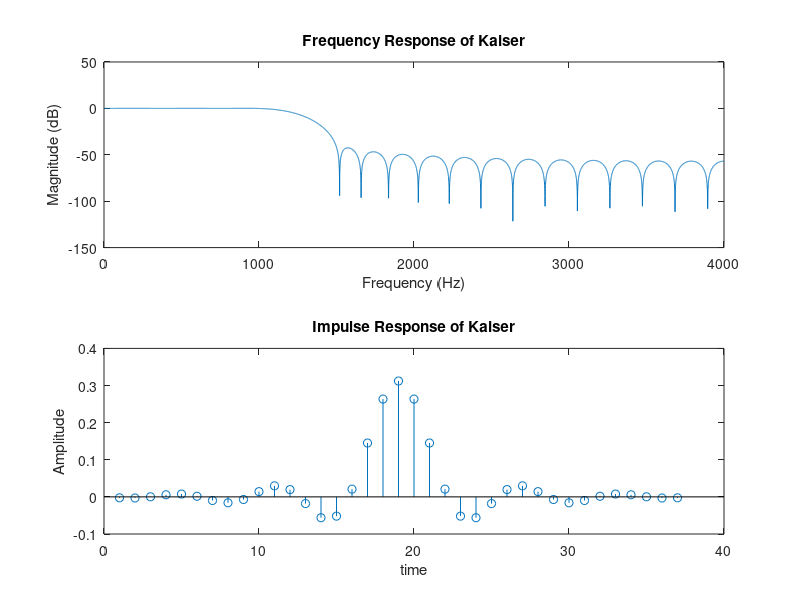
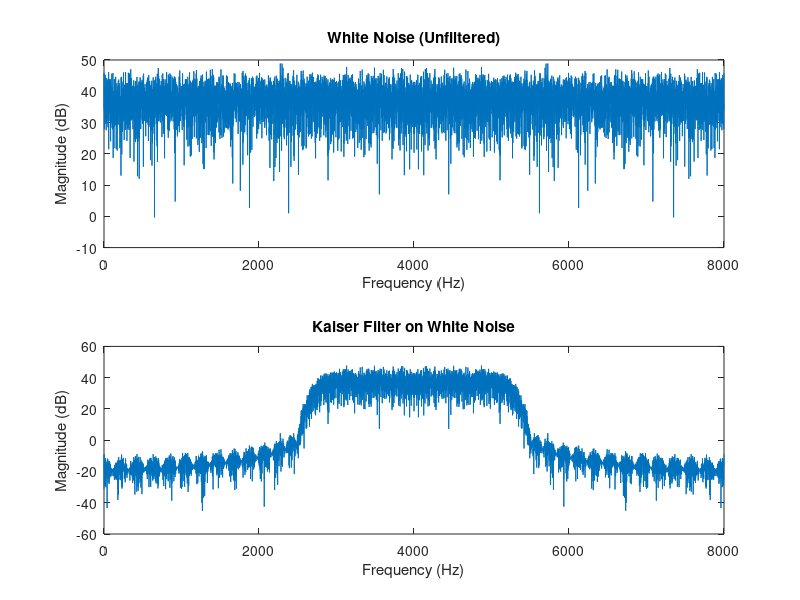
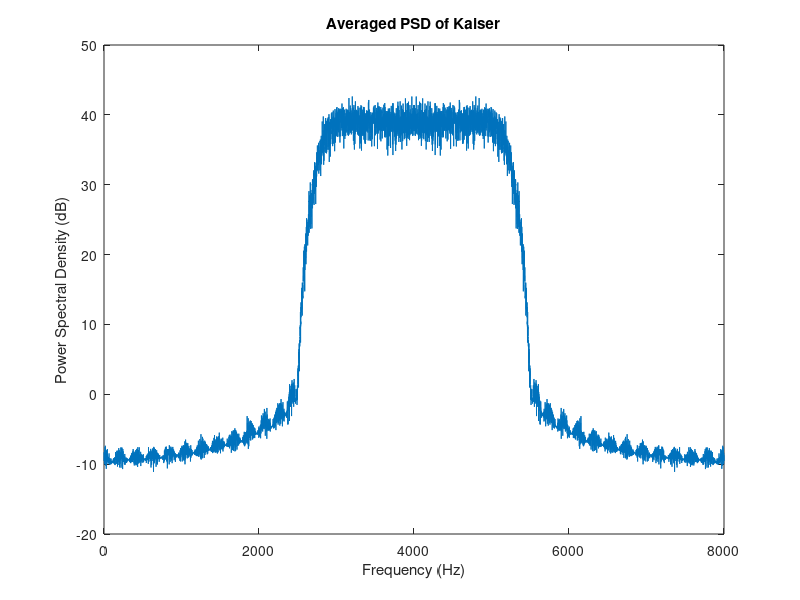
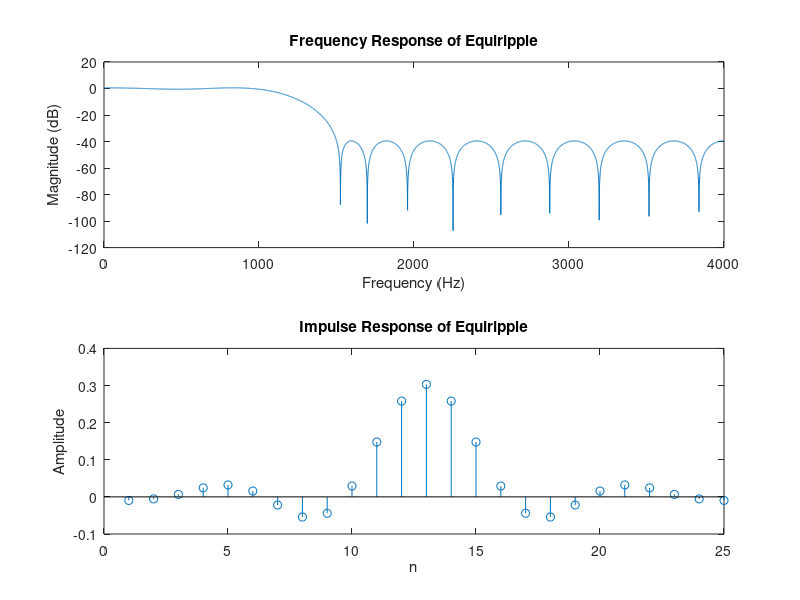

The MATLAB source for these figures, in order:
clc
close all

%% Shared by all
N_fft = 8192;
x = randn(1, 8192);             % Generate white noise
xlong = randn(1, 10 * N_fft);   % Longer white noise for C
Fs = 8000;                      % Sampling Frequency



%% Kaiser
% A.

Fpass = 1000;                   % Passband Frequency
Fstop = 1500;                   % Stopband Frequency
Dpass = 0.057501127785;         % Passband Ripple
Dstop = 0.01;                   % Stopband Attenuation
flag  = 'scale';                % Sampling Flag

% Calculate the order from the parameters using KAISERORD.
[N,Wn,BETA,TYPE] = kaiserord([Fpass Fstop]/(Fs/2), [1 0], [Dstop Dpass]);

% Calculate the coefficients using the FIR1 function.
b_kai  = fir1(N, Wn, TYPE, kaiser(N+1, BETA), flag);

[Hk,f]=freqz(b_kai,1,N_fft,Fs);

% Plot frequency and impulse response
figure;
subplot(2,1,1);
plot(f, 20*log10(abs(Hk)));
title("Frequency Response of Kaiser");
xlabel("Frequency (Hz)");
ylabel("Magnitude (dB)");

subplot(2,1,2);
stem(b_kai);
title("Impulse Response of Kaiser");
xlabel("time");
ylabel("Amplitude");

% B.
y_kaiser = filter(b_kai,1,x);

Xk = fft(x, N_fft);
Yk = fft(y_kaiser, N_fft);

f_axis = linspace(0, Fs, N_fft);


figure;
subplot(2,1,1);
plot(f_axis, 20*log10(fftshift(abs(Xk))));
title("White Noise (Unfiltered)");
xlabel("Frequency (Hz)");
ylabel("Magnitude (dB)");

subplot(2,1,2);
plot(f_axis, 20*log10(fftshift(abs(Yk))));
title("Kaiser Filter on White Noise");
xlabel("Frequency (Hz)");
ylabel("Magnitude (dB)");

% C.
ylong_kaiser = filter(b_kai, 1, xlong);
PSD = zeros(10, N_fft);

for i = 1:10
    block = ylong_kaiser((i-1)*N_fft + 1 : i*N_fft);
    blocky = fft(block, N_fft);
    PSD(i, :) = abs(blocky).^2;
end

PSD_avg = mean(PSD, 1);

figure;
plot(f_axis, 10*log10(fftshift(PSD_avg)))
title("Averaged PSD of Kaiser")
xlabel("Frequency (Hz)")
ylabel("Power Spectral Density (dB)")


%% Equiripple

% A. 
Fpass = 1000;            % Passband Frequency
Fstop = 1500;            % Stopband Frequency
Dpass = 0.057501127785;  % Passband Ripple
Dstop = 0.01;            % Stopband Attenuation
dens  = 20;              % Density Factor

% Calculate the order from the parameters using FIRPMORD.
[N, Fo, Ao, W] = firpmord([Fpass, Fstop]/(Fs/2), [1 0], [Dpass, Dstop]);

% Calculate the coefficients using the FIRPM function.
b_equi  = firpm(N, Fo, Ao, W, {dens});

[He,f]=freqz(b_equi,1,N_fft,Fs);

% Plot frequency and impulse response
figure;
subplot(2,1,1);
plot(f, 20*log10(abs(He)));
title("Frequency Response of Equiripple");
xlabel("Frequency (Hz)");
ylabel("Magnitude (dB)");

subplot(2,1,2);
stem(b_equi);
title("Impulse Response of Equiripple");
xlabel("n");
ylabel("Amplitude");

% B.
y_equip = filter(b_equi,1,x);

Xe = fft(x, N_fft);
Ye = fft(y_equip, N_fft);

f_axis = linspace(0, Fs, N_fft);


figure;
subplot(2,1,1);
plot(f_axis, 20*log10(fftshift(abs(Xe))));
title("White Noise (Unfiltered)");
xlabel("Frequency (Hz)");
ylabel("Magnitude (dB)");

subplot(2,1,2);
plot(f_axis, 20*log10(fftshift(abs(Ye))));
title("Equiripple Filter on White Noise");
xlabel("Frequency (Hz)");
ylabel("Magnitude (dB)");

% C.
ylong_equip = filter(b_equi, 1, xlong);
PSD = zeros(10, N_fft);

for i = 1:10
    block = ylong_equip((i-1)*N_fft + 1 : i*N_fft);
    blocky = fft(block, N_fft);
    PSD(i, :) = abs(blocky).^2;
end

PSD_avg = mean(PSD, 1);

figure;
plot(f_axis, 10*log10(fftshift(PSD_avg)))
title("Averaged PSD of Equiripple")
xlabel("Frequency (Hz)")
ylabel("Power Spectral Density (dB)")

%% Least Squares

% A.
N     = 30;    % Order
Fpass = 1000;  % Passband Frequency
Fstop = 1500;  % Stopband Frequency
Wpass = 1;     % Passband Weight
Wstop = 10;    % Stopband Weight

% Calculate the coefficients using the FIRLS function.
b_lq  = firls(N, [0 Fpass Fstop Fs/2]/(Fs/2), [1 1 0 0], [Wpass Wstop]);

[Hl,f]=freqz(b_lq,1,N_fft,Fs);

% Plot frequency and impulse response
figure;
subplot(2,1,1);
plot(f, 20*log10(abs(Hl)));
title("Frequency Response of Least Squares");
xlabel("Frequency (Hz)");
ylabel("Magnitude (dB)");

subplot(2,1,2);
stem(b_lq);
title("Impulse Response of Least Squares");
xlabel("n");
ylabel("Amplitude");

% B.
y_lq = filter(b_lq,1,x);

Xl = fft(x, N_fft);
Yl = fft(y_lq, N_fft);

f_axis = linspace(0, Fs, N_fft);


figure;
subplot(2,1,1);
plot(f_axis, 20*log10(fftshift(abs(Xl))));
title("White Noise (Unfiltered)");
xlabel("Frequency (Hz)");
ylabel("Magnitude (dB)");

subplot(2,1,2);
plot(f_axis, 20*log10(fftshift(abs(Yl))));
title("Least Squares Filter on White Noise");
xlabel("Frequency (Hz)");
ylabel("Magnitude (dB)");

% C.
ylong_lq = filter(b_lq, 1, xlong);
PSD = zeros(10, N_fft);

for i = 1:10
    block = ylong_lq((i-1)*N_fft + 1 : i*N_fft);
    blocky = fft(block, N_fft);
    PSD(i, :) = abs(blocky).^2;
end

PSD_avg = mean(PSD, 1);

figure;
plot(f_axis, 10*log10(fftshift(PSD_avg)))
title("Averaged PSD of Least Squares")
xlabel("Frequency (Hz)")
ylabel("Power Spectral Density (dB)")

%% High Pass Filter

% Highpass Kaiser using frequency shift on Lowpass Kaiser
n = 0:length(b_kai)-1;
h_high = b_kai .* ((-1).^n);

H_fft = fft(h_high, N_fft);
H_fft = fftshift(H_fft);
f = linspace(-Fs/2, Fs/2, N_fft);


figure
subplot(2,1,1)
plot(f, 20*log10(abs(H_fft)))
xlabel("Frequency (Hz)")
ylabel("Magnitude (dB)")
title("Frequency Resposne of Highpass Kaiser")
xlim([-4000 4000])

subplot(2,1,2)
stem(h_high)
xlabel("n");
ylabel("Amplitude")
title("Impulse Response of Highpass Kaiser")

% Highpass Kaiser using Filter Designer GUI
Fstop = 2500;            % Stopband Frequency
Fpass = 3000;            % Passband Frequency
Dstop = 0.01;            % Stopband Attenuation
Dpass = 0.057501127785;  % Passband Ripple
flag  = 'scale';         % Sampling Flag

% Calculate the order from the parameters using KAISERORD.
[N,Wn,BETA,TYPE] = kaiserord([Fstop Fpass]/(Fs/2), [0 1], [Dpass Dstop]);

% Calculate the coefficients using the FIR1 function.
bh_kai  = fir1(N, Wn, TYPE, kaiser(N+1, BETA), flag);

H_fft = fft(bh_kai, N_fft);
H_fft = fftshift(H_fft);
f = linspace(-Fs/2, Fs/2, N_fft);


% Plot frequency and impulse response
figure
subplot(2,1,1)
plot(f, 20*log10(abs(H_fft)))
title("Frequency Response of Highpass Kaiser (GUI)")
xlabel("Frequency (Hz)")
ylabel("Magnitude (dB)")
xlim([-4000 4000]);

subplot(2,1,2)
stem(bh_kai)
title("Impulse Response of Highpass Kaiser (GUI)")
xlabel("n")
ylabel("Amplitude")

%% Band Pass Filter

% Bandpass Kaiser using frequency shift on Lowpass Kaiser
n = 0:length(b_kai)-1;
fcent = 2000;
h_band = 2 * b_kai .* cos(2*pi*fcent/Fs * n);

H_fft = fft(h_band, N_fft);
H_fft = fftshift(H_fft);
f = linspace(-Fs/2, Fs/2, N_fft);


figure
subplot(2,1,1)
plot(f, 20*log10(abs(H_fft)))
xlabel("Frequency (Hz)")
ylabel("Magnitude (dB)")
title("Frequency Resposne of Bandpass Kaiser")
xlim([-4000 4000])

subplot(2,1,2)
stem(h_band)
xlabel("n");
ylabel("Amplitude")
title("Impulse Response of Bandpass Kaiser")

% Bandpass Kaiser using Filter Designer GUI
Fstop1 = 500;             % First Stopband Frequency
Fpass1 = 1000;            % First Passband Frequency
Fpass2 = 3000;            % Second Passband Frequency
Fstop2 = 3500;            % Second Stopband Frequency
Dstop1 = 0.001;           % First Stopband Attenuation
Dpass  = 0.057501127785;  % Passband Ripple
Dstop2 = 0.0001;          % Second Stopband Attenuation
flag   = 'scale';         % Sampling Flag

% Calculate the order from the parameters using KAISERORD.
[N,Wn,BETA,TYPE] = kaiserord([Fstop1 Fpass1 Fpass2 Fstop2]/(Fs/2), [0 ...
                             1 0], [Dstop1 Dpass Dstop2]);

% Calculate the coefficients using the FIR1 function.
bband_kai  = fir1(N, Wn, TYPE, kaiser(N+1, BETA), flag);

H_fft = fft(bband_kai, N_fft);
H_fft = fftshift(H_fft);
f = linspace(-Fs/2, Fs/2, N_fft);


% Plot frequency and impulse response
figure
subplot(2,1,1)
plot(f, 20*log10(abs(H_fft)))
title("Frequency Response of Bandpass Kaiser (GUI)")
xlabel("Frequency (Hz)")
ylabel("Magnitude (dB)")
xlim([-4000 4000]);

subplot(2,1,2)
stem(bband_kai)
title("Impulse Response of Bandpass Kaiser (GUI)")
xlabel("n")
ylabel("Amplitude")

%% COMMENTS & RESOURCES

% Frequency Response Info:
% https://www.mathworks.com/help/signal/ug/frequency-response.html
% There's probably a button in the GUI but I couldn't find it :(
% Update 4/7/25 I found the button but I already made the graphs :D
